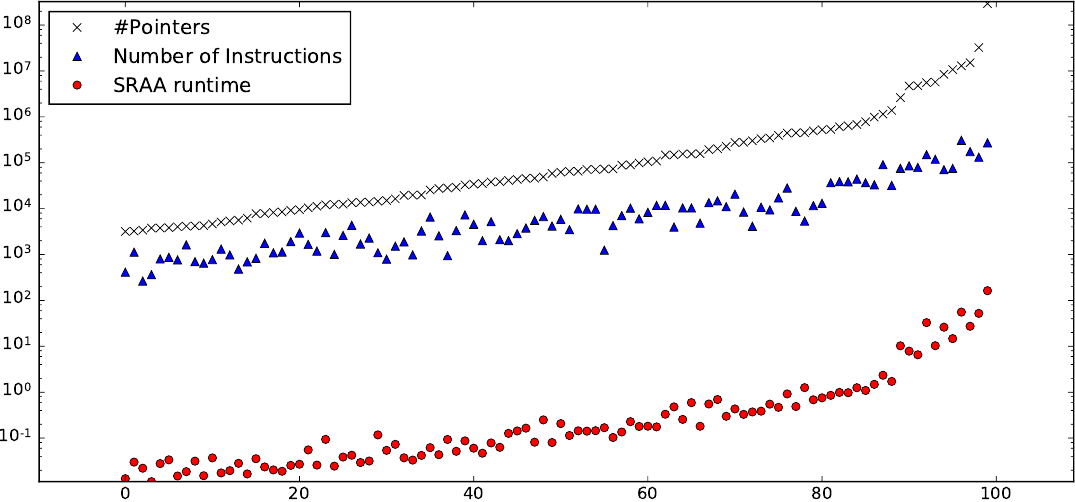

The script that saved this image:
import numpy as np
import matplotlib.pyplot as plt
import matplotlib.pyplot as plt2
from pylab import *
import subprocess
import os
from matplotlib.backends.backend_pdf import PdfPages

evalsraa=csv2rec('../report.evalsraaMultisources.csv', delimiter=',')

pairs=evalsraa["total"]
time=evalsraa["totaltime"]
nbinst=evalsraa["nbinst"]

plt.semilogy(pairs, 'xk', label='#Pointers')
plt.semilogy(nbinst, 'b^', label='Number of Instructions')
plt.semilogy(time, 'ro', label='SRAA runtime')

plt.margins(0.1)
plt.legend(loc='upper left', numpoints=1)
plt.savefig('SRAAtimeMultisources.pdf')
os.system('pdfcrop "SRAAtimeMultisources.pdf" SRAAtimeMultisources.pdf')
plt.show()

